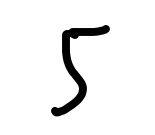
#> input picture 1102.jpg, 155 x 135 px, given in place of 129.jpg, which was not available
$ jupyter execute expand_dataset.ipynb   (text cells are left out)
#> lines starting #> are read from the running program, lines starting #| are printed output that depends on the picture; after the words box and inside, x2 and y2 are one past the last pixel; in counts of white or black regions, pixels touching at a corner belong together; pictures that were not available may be replaced by others from this repository, and a replacement may not be noted
[cell 1]
import cv2
import numpy as np
import matplotlib.pyplot as plt
import os
import glob
import re

[cell 2]
mapping_symbol_names = {'decimal': 'dot', 'minus': 'minus', 'plus': 'plus',
                        'div': 'div', 'equal': 'equal', 'times': 'times',
                        'zero': '0', 'one': '1', 'two': '2', 'three': '3', 'four': '4',
                        'five': '5', 'six': '6', 'seven': '7', 'eight': '8', 'nine': '9'}

new_symbols = ['div', 'equal', 'times']

[cell 3]
def preprocess_hms_dataset1(source_dir, dest_dir):
    max_file_numbers = {}

    symbol_dirs = [os.path.join(source_dir, file_name) for file_name in os.listdir(source_dir)]
    dest_file_list = [os.path.join(dest_dir, file_name) for file_name in os.listdir(dest_dir)]

    for symbol_path in symbol_dirs:
        symbol_name = symbol_path.split('\\')[-1].split(' ')[0]

        if symbol_name in mapping_symbol_names.keys():
            symbol_files = glob.glob(os.path.join(symbol_path, '*.jpg'))
            for symbol_file in symbol_files:
                symbol = mapping_symbol_names[symbol_name]

                # Look for symbol png files in destination folder using pattern
                pattern = f'{symbol}' + r'-(\d{4})\.png'

                # if max file value for symbol has already been found for
                if symbol in max_file_numbers.keys():
                    max_number = max_file_numbers[symbol]
                # new symbol
                elif symbol in new_symbols:
                    max_number = 0
                else:
                    # Extract numbers from each filename and store them in a list
                    extracted_numbers = [re.search(pattern, i.split("\\")[-1]) for i in dest_file_list]
                    extracted_numbers = [int(i.group(1)) for i in extracted_numbers if i != None]
                    max_number = max(extracted_numbers) + 1

                max_file_numbers[symbol] = max_number + 1

                max_number = str(max_number).zfill(4)
                image = cv2.imread(symbol_file, cv2.IMREAD_GRAYSCALE)
                new_png_file = f"{symbol}-{max_number}.png"
                cv2.imwrite(os.path.join(dest_dir, new_png_file), image)

[cell 4]
preprocess_hms_dataset1('..\\HMS-dataset1\\train', '..\\HMS-dataset2\symbols')

[cell 5]
preprocess_hms_dataset1('..\\HMS-dataset1\\eval', '..\\HMS-dataset2\symbols')

[cell 6]
# Load the image as grayscale
image = cv2.imread('129.jpg', cv2.IMREAD_GRAYSCALE)
#> image is the input picture: shape (135, 155); min 0, max 255, mean 240.8

# resized_image = cv2.resize(image, (100, 100))

_, thresh = cv2.threshold(image, 127, 255, cv2.THRESH_BINARY_INV)
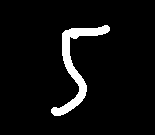
#> thresh: shape (135, 155); 5.6% white; 1 white region
contours, _ = cv2.findContours(thresh, cv2.RETR_EXTERNAL, cv2.CHAIN_APPROX_SIMPLE)
#> contours = 1 contour; box (x1, y1, x2, y2) and area: (51, 25, 110, 116) 1038

[cell 7]
# Find the contour with the largest area (assuming it's the handwritten symbol)
largest_contour = max(contours, key=cv2.contourArea)
#> largest_contour = contour of 111 points, box (x1, y1, x2, y2) (51, 25, 110, 116), area 1038

# Find the centroid of the largest contour
M = cv2.moments(largest_contour)
#> M = moments, m00 1037.5, centre m10/m00, m01/m00 = (75.32, 64.66)
centroid_x = int(M['m10'] / M['m00'])
#> centroid_x = 75
centroid_y = int(M['m01'] / M['m00'])
#> centroid_y = 64

# Plot the image
plt.imshow(cv2.cvtColor(image, cv2.COLOR_BGR2RGB))

# Plot the centroid
plt.scatter(centroid_x, centroid_y, color='red', marker='x')
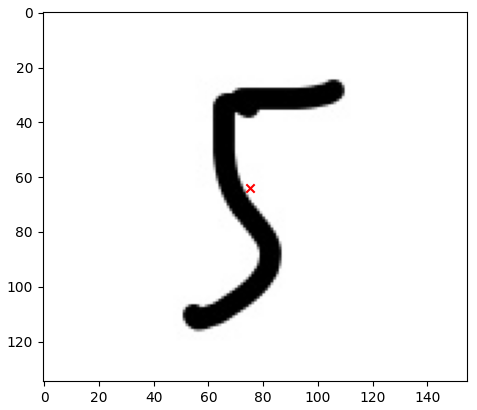
#> figure drawn by matplotlib, 1 panel

[cell 8]
# Define the size of the crop region around the centroid
crop_size = 32

# Calculate the coordinates of the bounding box
x1 = max(0, centroid_x - crop_size)
#> x1 = 43
y1 = max(0, centroid_y - crop_size)
#> y1 = 32
x2 = min(image.shape[1], centroid_x + crop_size)
#> x2 = 107
y2 = min(image.shape[0], centroid_y + crop_size)
#> y2 = 96

# Crop the image
cropped_image = image[y1:y2, x1:x2]
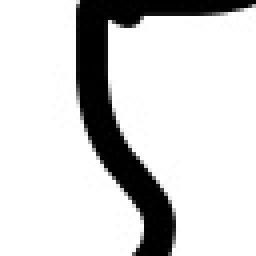
#> cropped_image: shape (64, 64) (shown 4 times larger); min 0, max 255, mean 211.7

# Plot the cropped image
plt.imshow(cv2.cvtColor(cropped_image, cv2.COLOR_BGR2RGB))
plt.axis('off')
plt.show()

[cell 9]
# Save the cropped image
cv2.imwrite('12_cropped.png', cropped_image)
#> Out = True
